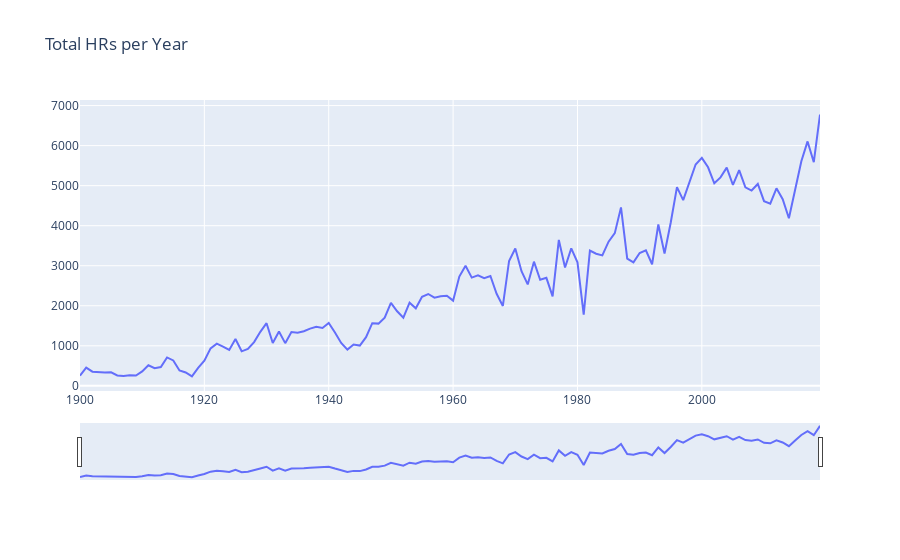

Notebook code for this chart:
### Code cell
#Plotly 1
Batting5 = Batting[(Batting['yearID'] >= 1900)]
Batting5 = Batting5[['yearID', 'teamID', 'HR']]
Batting5 = Batting5.groupby(['yearID']).sum().reset_index()

# Create figure
fig = go.Figure()

fig.add_trace(
    go.Scatter(x=list(Batting5['yearID'].unique()), y=list(Batting5['HR'])))

# Set title
fig.update_layout(
    title_text="Total HRs per Year"
)

# Add range slider
fig.update_layout(
    xaxis=dict(
        rangeslider=dict(
            visible=True
        ),
        type="date"
    )
)

fig.show() #sum of all the HRs per year.
